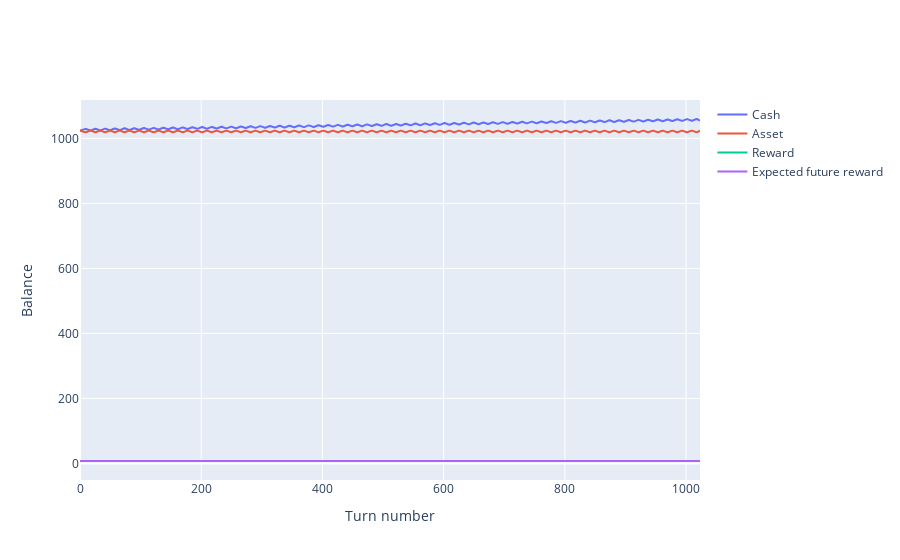

Write notebook code for a chart like this one.
### Code cell
balance_plot(turn_results)

### Figure 1 — Plotly figure (JSON) as saved in the notebook; plotly's stock layout.template omitted (floating-point values rounded to 4 significant figures; data arrays with more than 128 entries replaced by an {"elided": "..."} marker saying what was removed)
{"data": [{"name": "Cash", "type": "scatter", "y": {"elided": "1024 float values"}}, {"name": "Asset", "type": "scatter", "y": {"elided": "1024 int values"}}, {"name": "Reward", "type": "scatter", "y": {"elided": "1024 float values"}}, {"name": "Expected future reward", "type": "scatter", "y": {"elided": "1024 float values"}}], "layout": {"xaxis": {"title": {"text": "Turn number"}}, "yaxis": {"title": {"text": "Balance"}}}}
